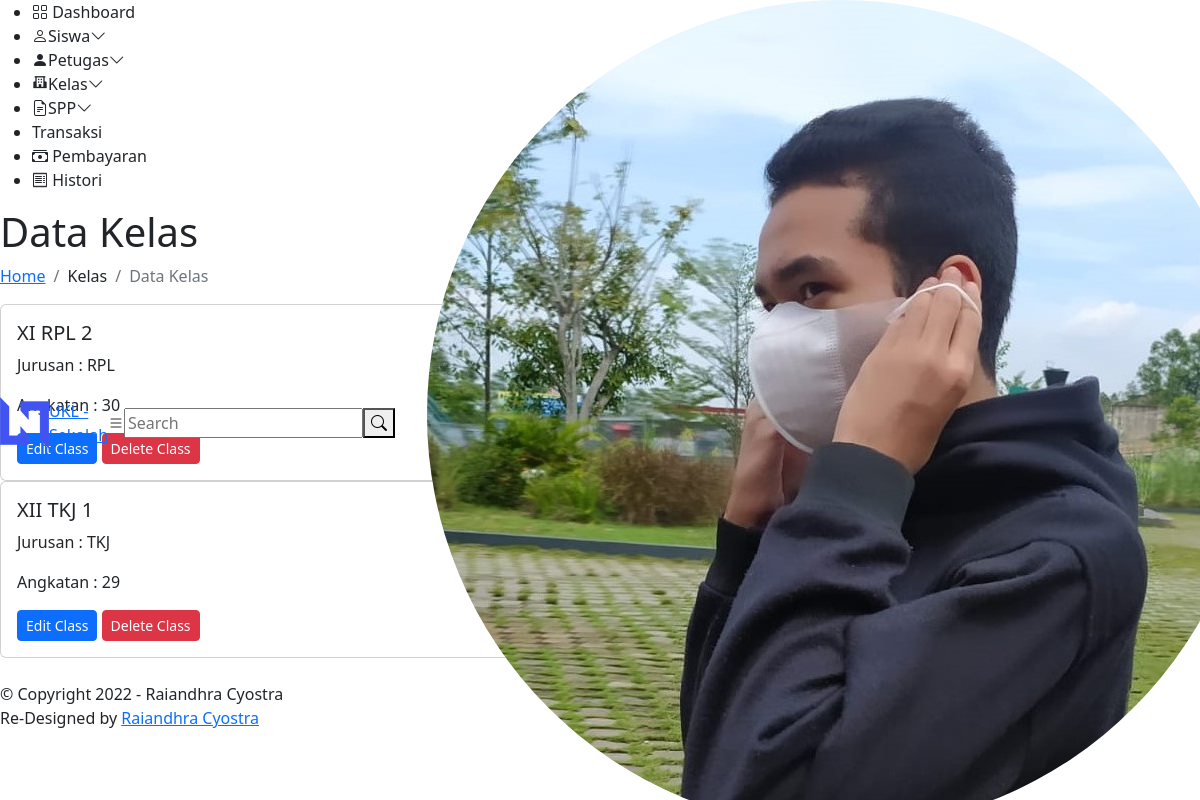
The app's page /Admin/tam_kelas.php (signed in) with its own data.
### tables this page shows
CREATE TABLE `kelas` (
  `id_kelas` int(11) NOT NULL,
  `nama_kelas` varchar(10) NOT NULL,
  `jurusan` enum('RPL','TKJ') NOT NULL,
  `angkatan` int(11) NOT NULL
);

### Admin/tam_kelas.php (the view, shortened to what this page needs)
<!DOCTYPE html>
<html lang="en">
<head>
  <link href="/SPP/Assets/vendor/bootstrap/css/bootstrap.min.css" rel="stylesheet">
  <link href="/SPP/Assets/vendor/bootstrap-icons/bootstrap-icons.css" rel="stylesheet">
  <link href="/SPP/Assets/vendor/boxicons/css/boxicons.min.css" rel="stylesheet">
  <link href="/SPP/Assets/vendor/quill/quill.snow.css" rel="stylesheet">
  <link href="/SPP/Assets/vendor/quill/quill.bubble.css" rel="stylesheet">
  <link href="/SPP/Assets/vendor/remixicon/remixicon.css" rel="stylesheet">
  <link href="/SPP/Assets/vendor/simple-datatables/style.css" rel="stylesheet">
  <link href="/SPP/Assets/css/style.css" rel="stylesheet">
</head>
<body>
  <?php
    include "navbar.php";
  ?>
  <main id="main" class="main">
    <div class="pagetitle">
      <h1>Data Kelas</h1>
      <nav>
        <ol class="breadcrumb">
          <li class="breadcrumb-item"><a href="dashboard.php">Home</a></li>
          <li class="breadcrumb-item">Kelas</li>
          <li class="breadcrumb-item active">Data Kelas</li>
        </ol>
      </nav>
    </div>
    <section class="section">
      <div class="row">
        <?php
          $conn=mysqli_connect('localhost', 'root', '', 'sekolah');
          $qry_kelas = mysqli_query($conn,"select * from kelas");
          while($data_kelas = mysqli_fetch_array($qry_kelas)) {
        ?>
            <div class="col-lg-6">
                <div class="card">
                <div class="card-body">
                    <h5 class="card-title"><?=$data_kelas['nama_kelas'];?></h5>
                    <p>Jurusan : <?=$data_kelas['jurusan'];?></p>
                    <p>Angkatan : <?=$data_kelas['angkatan'];?></p>
                    <a href="u_kelas.php?id_kelas=<?=$data_kelas['id_kelas']?>" class="btn btn-primary btn-sm" title="Update Class">Edit Class</a>
                    <a href="h_kelas.php?id_kelas=<?=$data_kelas['id_kelas']?>" class="btn btn-danger btn-sm" title="Delete Class" onclick="return confirm('Apakah anda yakin ingin menghapus kelas?')">Delete Class</a>
                </div>
                </div>
            </div>
        <?php
            }
        ?>
        </div>
    </section>
  </main>
  <a href="#" class="back-to-top d-flex align-items-center justify-content-center"><i class="bi bi-arrow-up-short"></i></a>
  <?php
    include "footer.php";
  ?>
</body>
</html>

### records on screen
kelas: nama_kelas "XI RPL 2", jurusan "RPL", angkatan "30"
kelas: nama_kelas "XII TKJ 1", jurusan "TKJ", angkatan "29"
